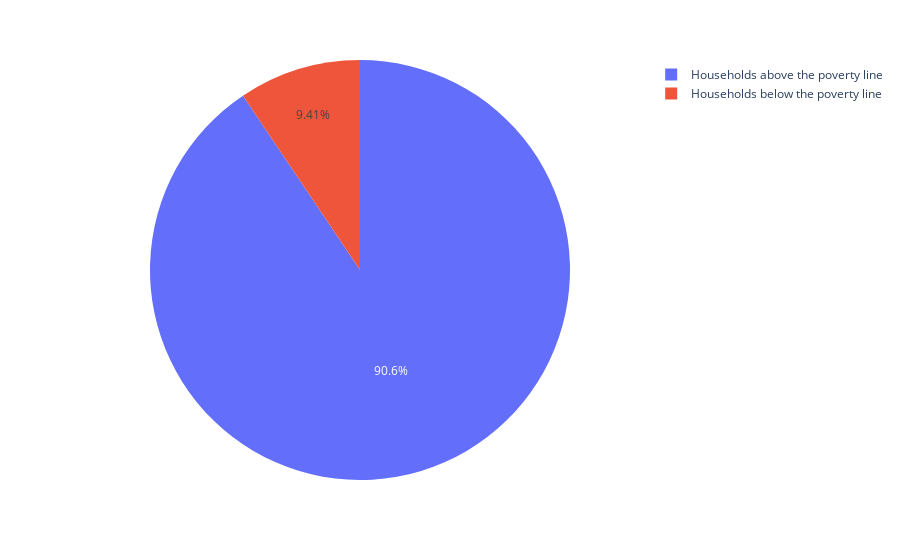

Notebook code for this chart:
### Code cell
fig = px.pie(stats_poverty, values='value', names='index')
fig.show()

# Save plot in html file
fig.write_html('figures/poverty_pie.html')

### Figure 1 — Plotly figure (JSON) as saved in the notebook; plotly's stock layout.template omitted (floating-point values rounded to 4 significant figures)
{"data": [{"domain": {"x": [0, 1], "y": [0, 1]}, "hovertemplate": "index=%{label}<br>value=%{value}<extra></extra>", "labels": ["Households above the poverty line", "Households below the poverty line"], "legendgroup": "", "name": "", "showlegend": true, "type": "pie", "values": [50964, 5293]}], "layout": {"legend": {"tracegroupgap": 0}, "margin": {"t": 60}}}
